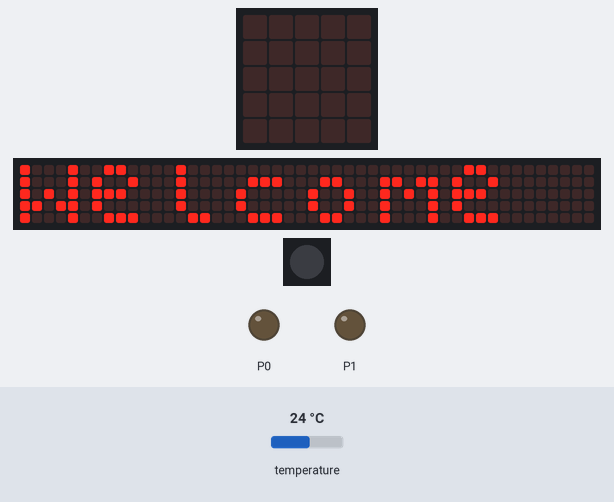
The program below on a simulated Calliope mini (MakeCode). On the bench: the board's 5×5 LED display, a strip that is not on the board, showing the scrolling text unrolled, 1 RGB LEDs in strip order, left to right, output pins drawn as LEDs (lit = HIGH). Inputs (shaded band) come from the test bench; at power-on: temperature 24 °C. The 48×5 strip is a reading aid, not a part: it shows the text the display is scrolling, unrolled, one strip-width of it at a time.

Above: at 6.8 s.
At 18.37 s:
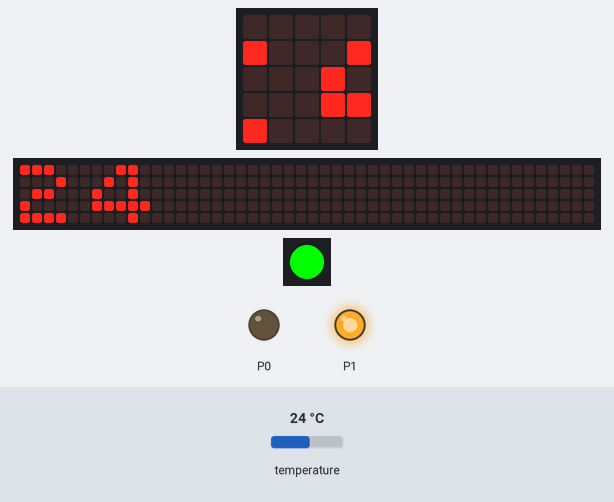
18.4 s: temperature set to 12 °C
At 19.98 s:
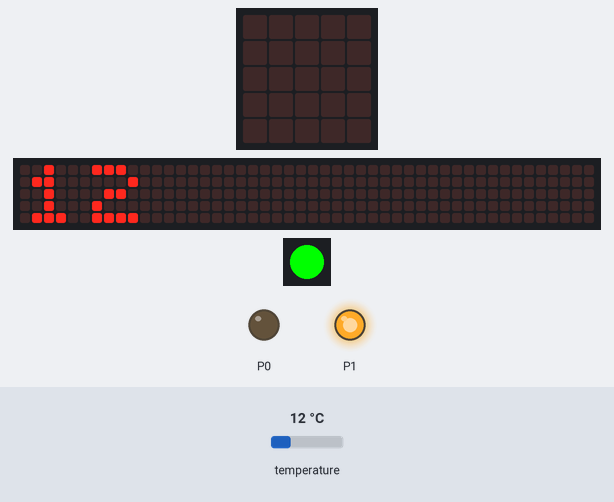
21.3 s: temperature set to 19 °C
At 22.71 s:
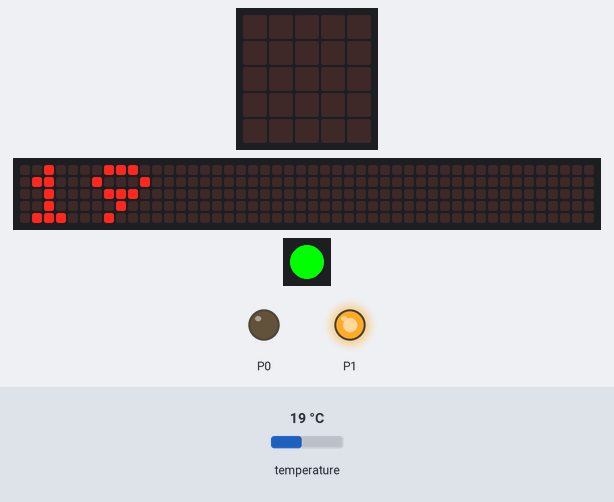
24.0 s: temperature set to 28 °C
At 27.89 s:
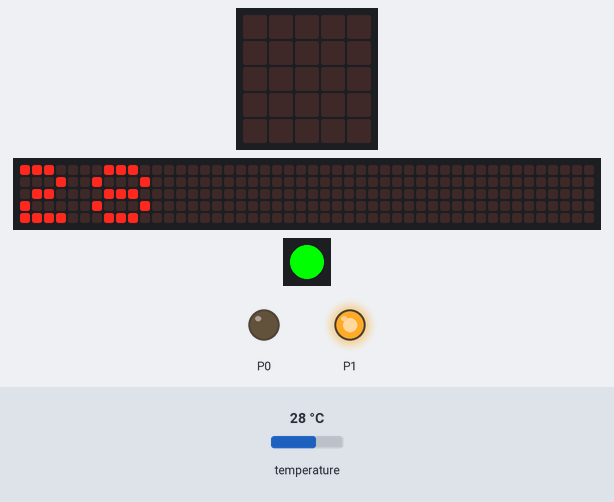
Timing chart, 0 to 29.4 s (numbered marks = the images above; inputs shaded):
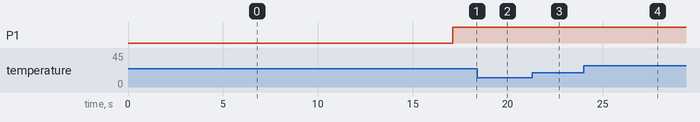

Measured:
- what the display in image 0 shows lasts 0.7 s, from 6.8 s to 7.5 s
- what the display in image 4 shows lasts 0.4 s, from 27.7 s to 28.1 s

The program:

main.ts
```typescript
basic.showString("Welcome in my car!")
basic.setLedColor(0x00ff00)
basic.forever(function () {
    basic.showNumber(input.temperature())
    if (input.temperature() < 45) {
        basic.setLedColor(0x00ff00)
    } else if (input.temperature() > 45) {
        basic.setLedColor(0xff0000)
    }
})
basic.forever(function () {
    if (input.temperature() < 45) {
        pins.digitalWritePin(DigitalPin.P0, 0)
    } else if (input.temperature() > 45) {
        pins.digitalWritePin(DigitalPin.P0, 1)
    }
})
basic.forever(function () {
    pins.digitalWritePin(DigitalPin.P1, 1)
})
```

test.ts
```typescript
// Hier kann man Tests durchführen; diese Datei wird nicht kompiliert, wenn dieses Paket als Erweiterung verwendet wird.
```
